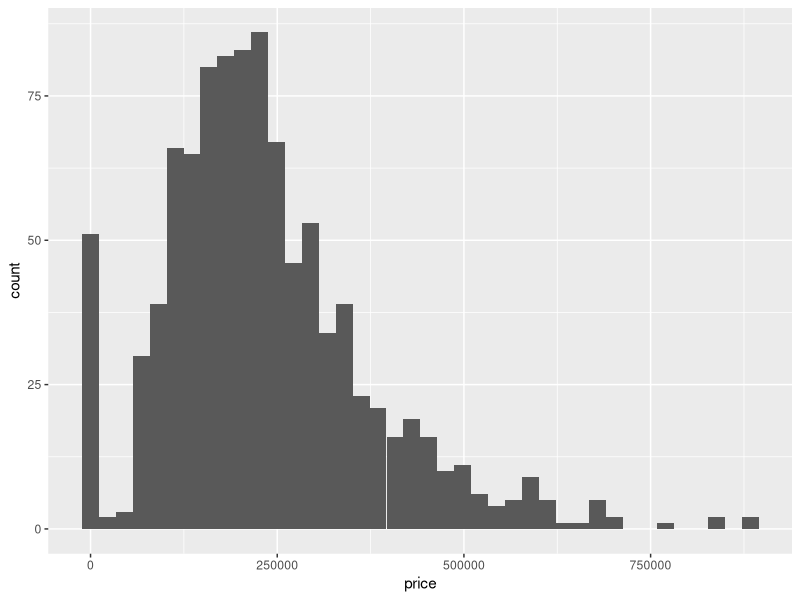
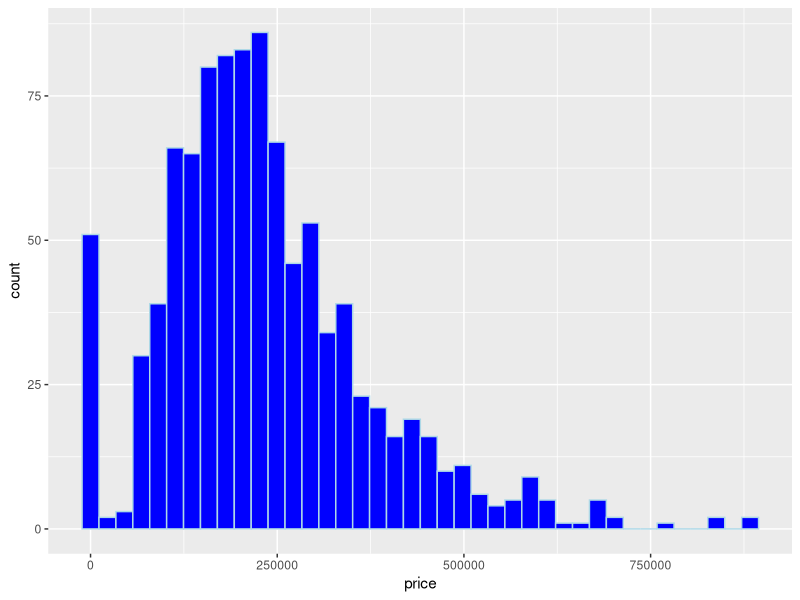
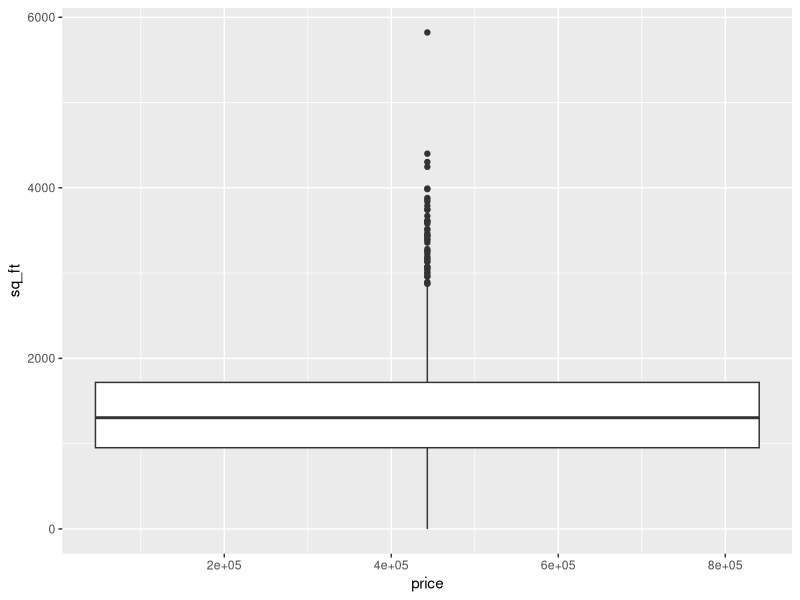
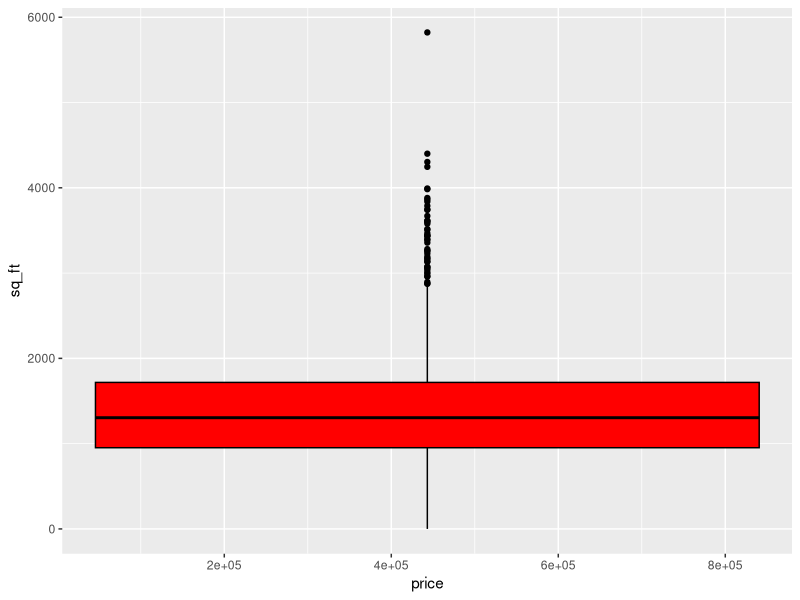
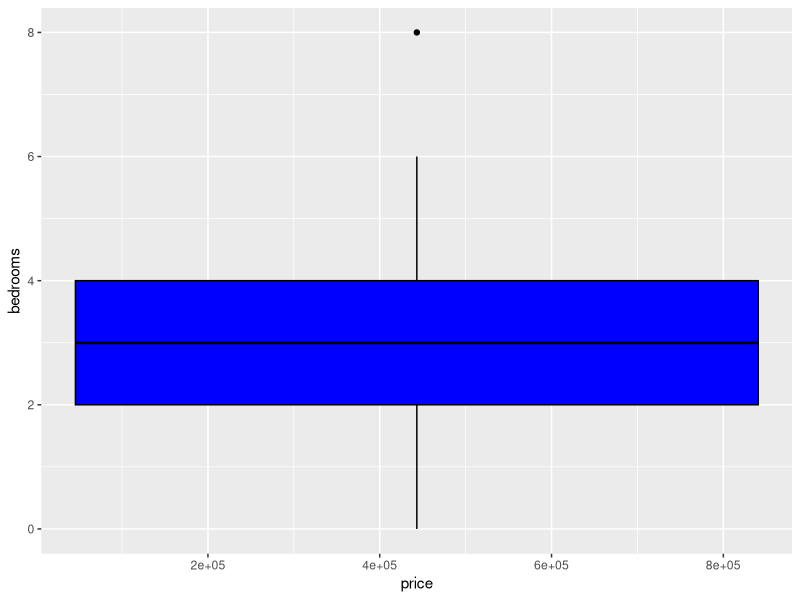
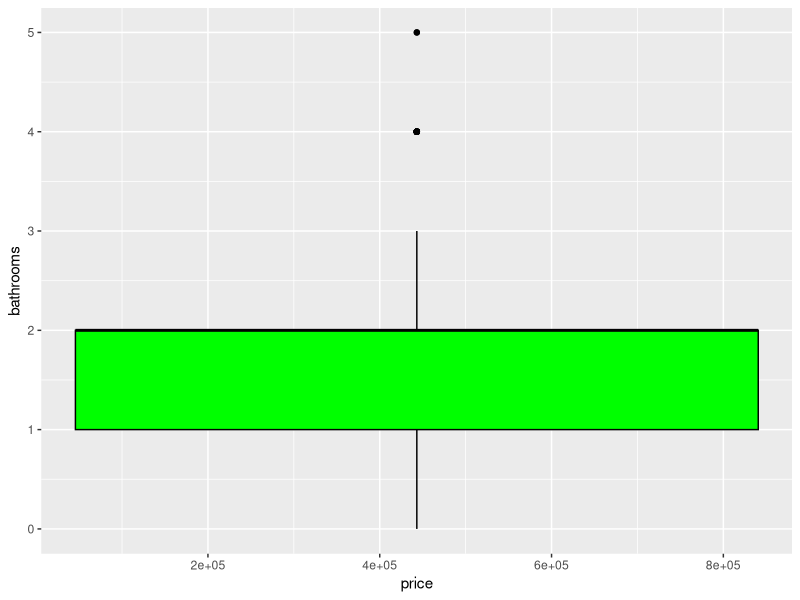
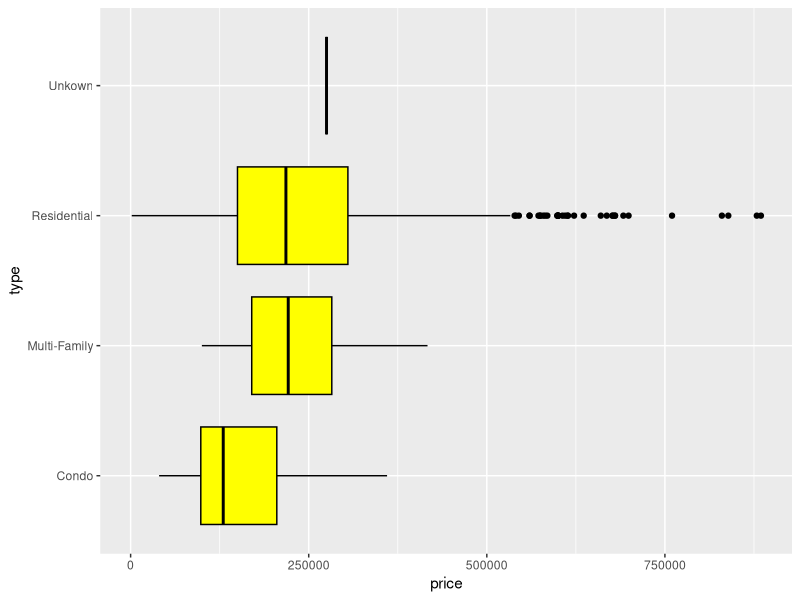
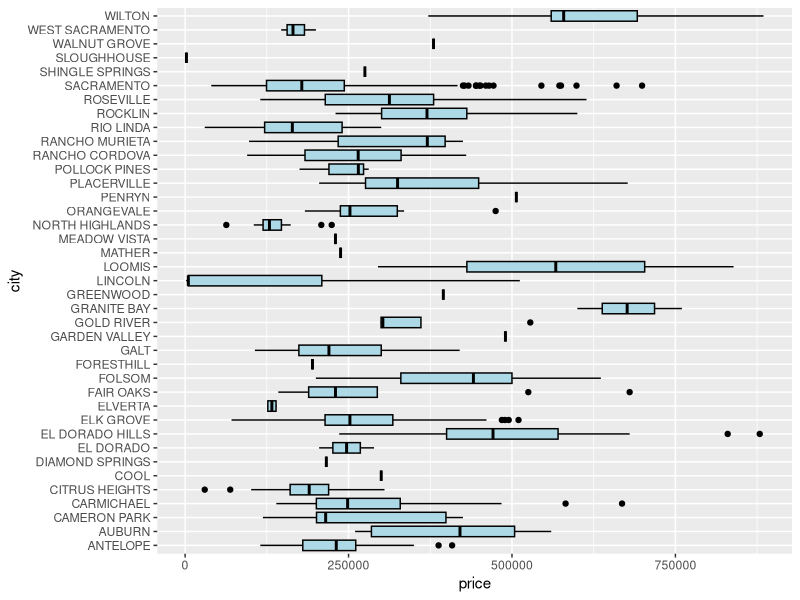

The R script that drew these images, in order:
library(tidyverse)
Sacramentorealestatetransactions <- read_csv("Sacramentorealestatetransactions.csv")
View(Sacramentorealestatetransactions)
str(Sacramentorealestatetransactions)

library(ggplot2)

ggplot(data=Sacramentorealestatetransactions,aes(x=price))+
geom_histogram(bins=40)

ggplot(data=Sacramentorealestatetransactions,aes(x=price))+
geom_histogram(bins=40,fill="blue",col="lightblue")

ggplot(data=Sacramentorealestatetransactions,aes(x=price,y=sq_ft,group = 1))+
geom_boxplot()

ggplot(data=Sacramentorealestatetransactions,aes(x=price,y=sq_ft,fill=sq_ft,group = 1))+
geom_boxplot(fill="red",col="black")

ggplot(data=Sacramentorealestatetransactions,aes(x=price,y=bedrooms,fill=bedrooms,group = 1))+
geom_boxplot(fill="blue",col="black")

ggplot(data=Sacramentorealestatetransactions,aes(x=price,y=bathrooms,fill=bathrooms,group = 1))+
geom_boxplot(fill="green",col="black")

ggplot(data=Sacramentorealestatetransactions,aes(x=price,y=type,fill=type))+
geom_boxplot(fill="yellow",col="black")

ggplot(data=Sacramentorealestatetransactions,aes(x=price,y=city,fill=city))+
geom_boxplot(fill="lightblue",col="black")

ggplot(data=Sacramentorealestatetransactions,aes(x=price,y=city,fill=city))+
geom_boxplot()

ggplot(data=Sacramentorealestatetransactions,aes(x=price,y=state,fill=state))+
geom_boxplot()

ggplot(data=Sacramentorealestatetransactions,aes('x || y',x=sq_ft,y=price))+
geom_point()+
geom_smooth(method = "lm",se="F")

ggplot(data=Sacramentorealestatetransactions,aes('x || y',x=sq_ft,y=price))+
geom_point(col="purple")+
geom_smooth(method = "lm",se="F")

ggplot(data=Sacramentorealestatetransactions,aes('x || y',x=sq_ft,y=price,col=factor(bedrooms)))+
geom_point()+
geom_smooth(method = "lm",se="F")+
labs(col="bedrooms")

summary(Sacramentorealestatetransactions)